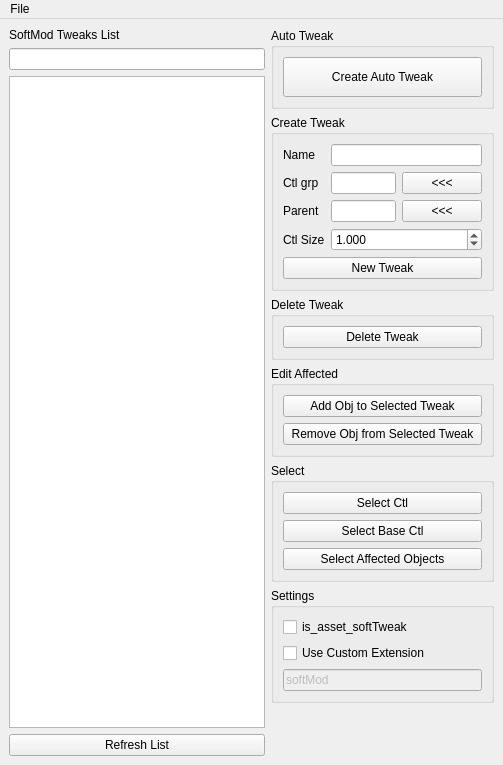
<?xml version="1.0" encoding="UTF-8"?>
<ui version="4.0">
 <class>MainWindow</class>
 <widget class="QMainWindow" name="MainWindow">
  <property name="enabled">
   <bool>true</bool>
  </property>
  <property name="geometry">
   <rect>
    <x>0</x>
    <y>0</y>
    <width>503</width>
    <height>765</height>
   </rect>
  </property>
  <property name="windowTitle">
   <string>MainWindow</string>
  </property>
  <widget class="QWidget" name="centralwidget">
   <layout class="QGridLayout" name="gridLayout">
    <item row="0" column="0">
     <layout class="QHBoxLayout" name="horizontalLayout">
      <item>
       <layout class="QVBoxLayout" name="verticalLayout">
        <item>
         <widget class="QLabel" name="label">
          <property name="text">
           <string>SoftMod Tweaks List</string>
          </property>
         </widget>
        </item>
        <item>
         <widget class="QLineEdit" name="search_lineEdit">
          <property name="sizePolicy">
           <sizepolicy hsizetype="Minimum" vsizetype="Fixed">
            <horstretch>0</horstretch>
            <verstretch>0</verstretch>
           </sizepolicy>
          </property>
         </widget>
        </item>
        <item>
         <widget class="QListView" name="softTweak_listView">
          <property name="enabled">
           <bool>true</bool>
          </property>
          <property name="sizePolicy">
           <sizepolicy hsizetype="Minimum" vsizetype="Expanding">
            <horstretch>0</horstretch>
            <verstretch>0</verstretch>
           </sizepolicy>
          </property>
          <property name="editTriggers">
           <set>QAbstractItemView::NoEditTriggers</set>
          </property>
          <property name="alternatingRowColors">
           <bool>true</bool>
          </property>
          <property name="selectionMode">
           <enum>QAbstractItemView::ExtendedSelection</enum>
          </property>
         </widget>
        </item>
        <item>
         <widget class="QPushButton" name="refresh_pushButton">
          <property name="text">
           <string>Refresh List</string>
          </property>
         </widget>
        </item>
       </layout>
      </item>
      <item>
       <layout class="QVBoxLayout" name="verticalLayout_2">
        <item>
         <widget class="QGroupBox" name="groupBox_5">
          <property name="title">
           <string>Auto Tweak</string>
          </property>
          <layout class="QGridLayout" name="gridLayout_5">
           <item row="0" column="0">
            <widget class="QPushButton" name="auto_pushButton">
             <property name="minimumSize">
              <size>
               <width>0</width>
               <height>40</height>
              </size>
             </property>
             <property name="toolTip">
              <string>&lt;html&gt;&lt;head/&gt;&lt;body&gt;&lt;p&gt;&lt;span style=&quot; font-weight:600;&quot;&gt;1.-&lt;/span&gt; Select one or multiple objects  (Mesh or NURBS) to be deformed by a tweak.&lt;/p&gt;&lt;p&gt;&lt;span style=&quot; font-weight:600;&quot;&gt;2.-&lt;/span&gt; Add to the selection the control to be parent of the softTweak&lt;/p&gt;&lt;/body&gt;&lt;/html&gt;</string>
             </property>
             <property name="text">
              <string>Create Auto Tweak</string>
             </property>
            </widget>
           </item>
          </layout>
         </widget>
        </item>
        <item>
         <widget class="QGroupBox" name="groupBox">
          <property name="title">
           <string>Create Tweak</string>
          </property>
          <layout class="QVBoxLayout" name="verticalLayout_3">
           <item>
            <layout class="QFormLayout" name="formLayout">
             <item row="0" column="0">
              <widget class="QLabel" name="name_label">
               <property name="text">
                <string>Name</string>
               </property>
              </widget>
             </item>
             <item row="0" column="1">
              <widget class="QLineEdit" name="name_lineEdit"/>
             </item>
             <item row="1" column="0">
              <widget class="QLabel" name="ctlGrp_label">
               <property name="text">
                <string>Ctl grp</string>
               </property>
              </widget>
             </item>
             <item row="1" column="1">
              <layout class="QHBoxLayout" name="horizontalLayout_2">
               <item>
                <widget class="QLineEdit" name="ctlGrp_lineEdit"/>
               </item>
               <item>
                <widget class="QPushButton" name="setCtrlGrp_pushButton">
                 <property name="enabled">
                  <bool>true</bool>
                 </property>
                 <property name="text">
                  <string>&lt;&lt;&lt;</string>
                 </property>
                </widget>
               </item>
              </layout>
             </item>
             <item row="2" column="0">
              <widget class="QLabel" name="parent_label">
               <property name="text">
                <string>Parent</string>
               </property>
              </widget>
             </item>
             <item row="2" column="1">
              <layout class="QHBoxLayout" name="horizontalLayout_3">
               <item>
                <widget class="QLineEdit" name="parent_lineEdit"/>
               </item>
               <item>
                <widget class="QPushButton" name="setParent_pushButton">
                 <property name="text">
                  <string>&lt;&lt;&lt;</string>
                 </property>
                </widget>
               </item>
              </layout>
             </item>
             <item row="3" column="1">
              <widget class="QDoubleSpinBox" name="size_doubleSpinBox">
               <property name="decimals">
                <number>3</number>
               </property>
               <property name="maximum">
                <double>999.990000000000009</double>
               </property>
               <property name="singleStep">
                <double>0.100000000000000</double>
               </property>
               <property name="value">
                <double>1.000000000000000</double>
               </property>
              </widget>
             </item>
             <item row="3" column="0">
              <widget class="QLabel" name="size_label">
               <property name="text">
                <string>Ctl Size</string>
               </property>
              </widget>
             </item>
            </layout>
           </item>
           <item>
            <widget class="QPushButton" name="newTweak_pushButton">
             <property name="text">
              <string>New Tweak</string>
             </property>
            </widget>
           </item>
          </layout>
         </widget>
        </item>
        <item>
         <widget class="QGroupBox" name="groupBox_2">
          <property name="title">
           <string>Delete Tweak</string>
          </property>
          <layout class="QGridLayout" name="gridLayout_2">
           <item row="0" column="0">
            <widget class="QPushButton" name="delete_pushButton">
             <property name="text">
              <string>Delete Tweak</string>
             </property>
            </widget>
           </item>
          </layout>
         </widget>
        </item>
        <item>
         <widget class="QGroupBox" name="groupBox_3">
          <property name="title">
           <string>Edit Affected</string>
          </property>
          <layout class="QGridLayout" name="gridLayout_3">
           <item row="1" column="0">
            <widget class="QPushButton" name="addObjectToTweak_pushButton">
             <property name="text">
              <string>Add Obj to Selected Tweak</string>
             </property>
            </widget>
           </item>
           <item row="2" column="0">
            <widget class="QPushButton" name="removeObjFromTweak_pushButton">
             <property name="text">
              <string>Remove Obj from Selected Tweak</string>
             </property>
            </widget>
           </item>
          </layout>
         </widget>
        </item>
        <item>
         <widget class="QGroupBox" name="groupBox_4">
          <property name="title">
           <string>Select</string>
          </property>
          <layout class="QGridLayout" name="gridLayout_4">
           <item row="1" column="0">
            <widget class="QPushButton" name="selectCtlBase_pushButton">
             <property name="text">
              <string>Select Base Ctl</string>
             </property>
            </widget>
           </item>
           <item row="0" column="0">
            <widget class="QPushButton" name="selectCtl_pushButton">
             <property name="text">
              <string>Select Ctl</string>
             </property>
            </widget>
           </item>
           <item row="2" column="0">
            <widget class="QPushButton" name="selectObjectsFromTweak_pushButton">
             <property name="text">
              <string>Select Affected Objects</string>
             </property>
            </widget>
           </item>
          </layout>
         </widget>
        </item>
        <item>
         <widget class="QGroupBox" name="groupBox_6">
          <property name="title">
           <string>Settings</string>
          </property>
          <layout class="QVBoxLayout" name="verticalLayout_5">
           <item>
            <widget class="QCheckBox" name="isAsset_checkBox">
             <property name="toolTip">
              <string>&lt;html&gt;&lt;head/&gt;&lt;body&gt;&lt;p&gt;This tag helps pipeline tools to diferenciate between softTweaks created in the &lt;span style=&quot; font-weight:600;&quot;&gt;asset&lt;/span&gt; and others in by&lt;span style=&quot; font-weight:600;&quot;&gt; shot&lt;/span&gt;. &lt;/p&gt;&lt;p&gt;The default is by shot, so your pipeline tool can take advantage to publish and rebuild the shot configuration.&lt;/p&gt;&lt;/body&gt;&lt;/html&gt;</string>
             </property>
             <property name="statusTip">
              <string/>
             </property>
             <property name="text">
              <string>is_asset_softTweak </string>
             </property>
            </widget>
           </item>
           <item>
            <widget class="QCheckBox" name="customExt_checkBox">
             <property name="text">
              <string>Use Custom Extension</string>
             </property>
            </widget>
           </item>
           <item>
            <widget class="QLineEdit" name="customExt_lineEdit">
             <property name="enabled">
              <bool>false</bool>
             </property>
             <property name="text">
              <string>softMod</string>
             </property>
            </widget>
           </item>
          </layout>
         </widget>
        </item>
        <item>
         <spacer name="verticalSpacer">
          <property name="orientation">
           <enum>Qt::Vertical</enum>
          </property>
          <property name="sizeHint" stdset="0">
           <size>
            <width>20</width>
            <height>40</height>
           </size>
          </property>
         </spacer>
        </item>
       </layout>
      </item>
     </layout>
    </item>
   </layout>
  </widget>
  <widget class="QMenuBar" name="menubar">
   <property name="geometry">
    <rect>
     <x>0</x>
     <y>0</y>
     <width>503</width>
     <height>21</height>
    </rect>
   </property>
   <widget class="QMenu" name="menuFile">
    <property name="tearOffEnabled">
     <bool>true</bool>
    </property>
    <property name="title">
     <string>File</string>
    </property>
    <addaction name="exportSelected_action"/>
    <addaction name="exportAll_action"/>
    <addaction name="separator"/>
    <addaction name="import_action"/>
   </widget>
   <addaction name="menuFile"/>
  </widget>
  <action name="exportSelected_action">
   <property name="text">
    <string>Export Selected</string>
   </property>
  </action>
  <action name="actionExport_Selected">
   <property name="text">
    <string>Export Selected</string>
   </property>
  </action>
  <action name="import_action">
   <property name="text">
    <string>Import</string>
   </property>
  </action>
  <action name="actionAbout">
   <property name="text">
    <string>About</string>
   </property>
  </action>
  <action name="exportAll_action">
   <property name="text">
    <string>Export All</string>
   </property>
  </action>
 </widget>
 <resources/>
 <connections/>
</ui>
